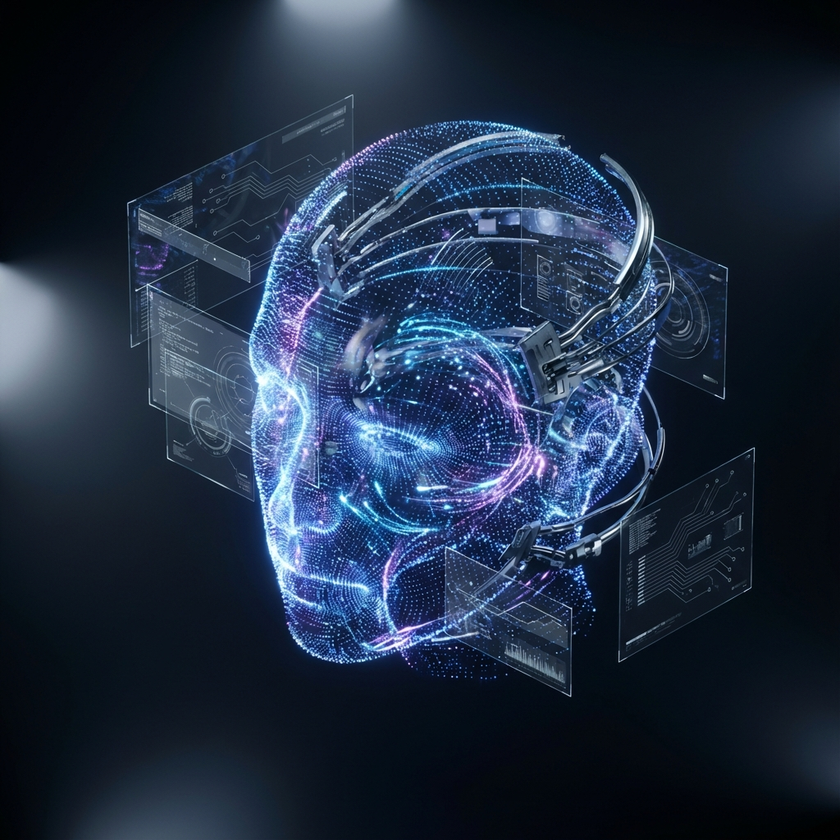
#> input picture frontend/src/assets/face_ai_hero.png, 840 x 840 px, shrunk from 1024 x 1024 before the run
$ python -i image_quality.py   (imports and definitions only)   (older library calls are emulated)
#> lines starting #> are read from the running program, lines starting #| are printed output that depends on the picture
"""
Image Quality Validation Module

Validates vehicle images for clarity and proper lighting before YOLO processing.
Prevents users from submitting blurry or poorly lit images.
"""
import cv2
import numpy as np
import logging

logger = logging.getLogger(__name__)


def check_blur(image: np.ndarray, threshold: float = 50.0) -> dict:
    """
    Detect if image is too blurry using Laplacian variance.

    Args:
        image: BGR image as numpy array
        threshold: Minimum variance threshold (default: 100)

    Returns:
        dict with 'is_blurry', 'variance', and 'message'
    """
    try:
        # Convert to grayscale
        gray = cv2.cvtColor(image, cv2.COLOR_BGR2GRAY)

        # Calculate Laplacian variance
        laplacian = cv2.Laplacian(gray, cv2.CV_64F)
        variance = laplacian.var()

        is_blurry = variance < threshold

        result = {
            'is_blurry': is_blurry,
            'variance': float(variance),
            'message': f"Image too blurry (score: {variance:.1f}). Please hold steady." if is_blurry else "Image clarity OK"
        }

        logger.info(f"Blur check: variance={variance:.2f}, threshold={threshold}, blurry={is_blurry}")
        return result

    except Exception as e:
        logger.error(f"Blur detection error: {e}")
        return {
            'is_blurry': False,
            'variance': 0,
            'message': 'Blur check skipped due to error'
        }


def check_brightness(image: np.ndarray, dark_threshold: int = 50, bright_threshold: int = 200) -> dict:
    """
    Detect if image is too dark or too bright.

    Args:
        image: BGR image as numpy array
        dark_threshold: Minimum mean brightness (default: 50)
        bright_threshold: Maximum mean brightness (default: 200)

    Returns:
        dict with 'is_dark', 'is_bright', 'mean_brightness', and 'message'
    """
    try:
        # Convert to grayscale
        gray = cv2.cvtColor(image, cv2.COLOR_BGR2GRAY)

        # Calculate mean brightness
        mean_brightness = gray.mean()

        is_dark = mean_brightness < dark_threshold
        is_bright = mean_brightness > bright_threshold

        if is_dark:
            message = f"Image too dark (brightness: {mean_brightness:.1f}). Please improve lighting."
        elif is_bright:
            message = f"Image too bright (brightness: {mean_brightness:.1f}). Reduce lighting."
        else:
            message = "Image brightness OK"

        result = {
            'is_dark': is_dark,
            'is_bright': is_bright,
            'mean_brightness': float(mean_brightness),
            'message': message
        }

        logger.info(f"Brightness check: mean={mean_brightness:.2f}, dark_threshold={dark_threshold}, bright_threshold={bright_threshold}")
        return result

    except Exception as e:
        logger.error(f"Brightness detection error: {e}")
        return {
            'is_dark': False,
            'is_bright': False,
            'mean_brightness': 0,
            'message': 'Brightness check skipped due to error'
        }


def validate_image_quality(image: np.ndarray,
                          blur_threshold: float = 50.0,
                          dark_threshold: int = 50,
                          bright_threshold: int = 200) -> dict:
    """
    Comprehensive image quality validation.

    Args:
        image: BGR image as numpy array
        blur_threshold: Minimum Laplacian variance
        dark_threshold: Minimum mean brightness
        bright_threshold: Maximum mean brightness

    Returns:
        dict with 'passed', 'errors', 'warnings', and detailed metrics
    """
    try:
        blur_result = check_blur(image, blur_threshold)
        brightness_result = check_brightness(image, dark_threshold, bright_threshold)

        errors = []
        warnings = []

        # Critical failures (block upload)
        if blur_result['is_blurry']:
            errors.append(blur_result['message'])

        if brightness_result['is_dark']:
            errors.append(brightness_result['message'])

        if brightness_result['is_bright']:
            errors.append(brightness_result['message'])

        passed = len(errors) == 0

        result = {
            'passed': passed,
            'errors': errors,
            'warnings': warnings,
            'blur': blur_result,
            'brightness': brightness_result,
            'summary': "Image quality OK" if passed else " | ".join(errors)
        }

        logger.info(f"Image quality validation: passed={passed}, errors={len(errors)}")
        return result

    except Exception as e:
        logger.error(f"Image quality validation error: {e}")
        return {
            'passed': True,  # Fail open to avoid blocking users on errors
            'errors': [],
            'warnings': [f'Quality check error: {str(e)}'],
            'summary': 'Quality check unavailable'
        }

>>> import cv2
>>> picture = cv2.imread('../../frontend/src/assets/face_ai_hero.png')
#> picture is the input picture: shape (840, 840, 3); mean B, G, R 66.3, 45.7, 31.7
>>> result = validate_image_quality(picture)
#> in check_blur, `gray = cv2.cvtColor(image, cv2.COLOR_BGR2GRAY)`:
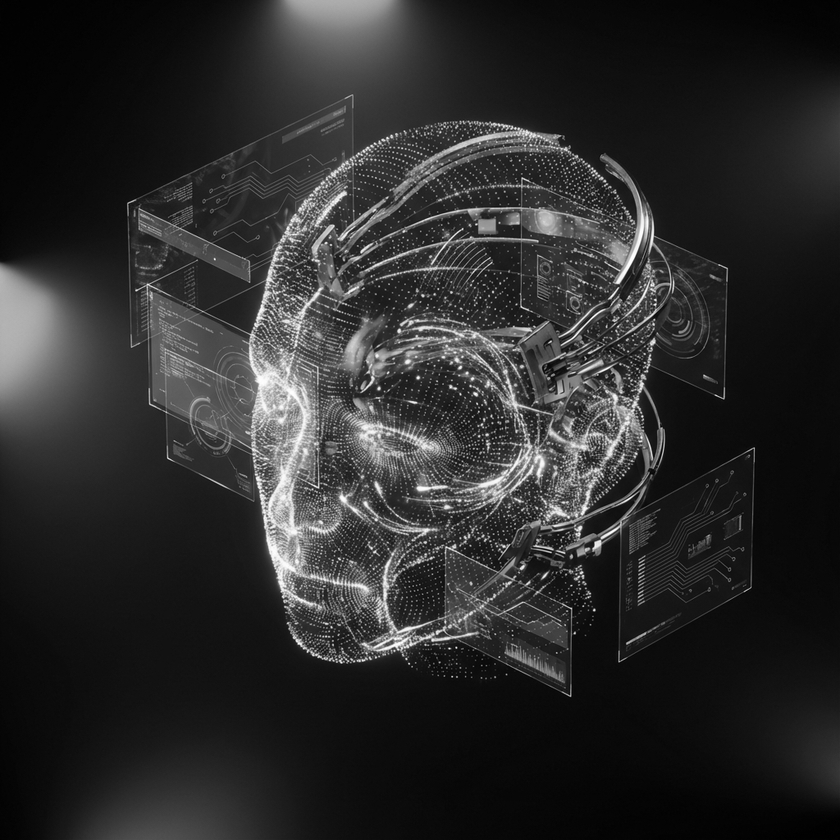
#> gray: shape (840, 840); min 0, max 255, mean 43.8
#> in check_blur, `laplacian = cv2.Laplacian(gray, cv2.CV_64F)`:
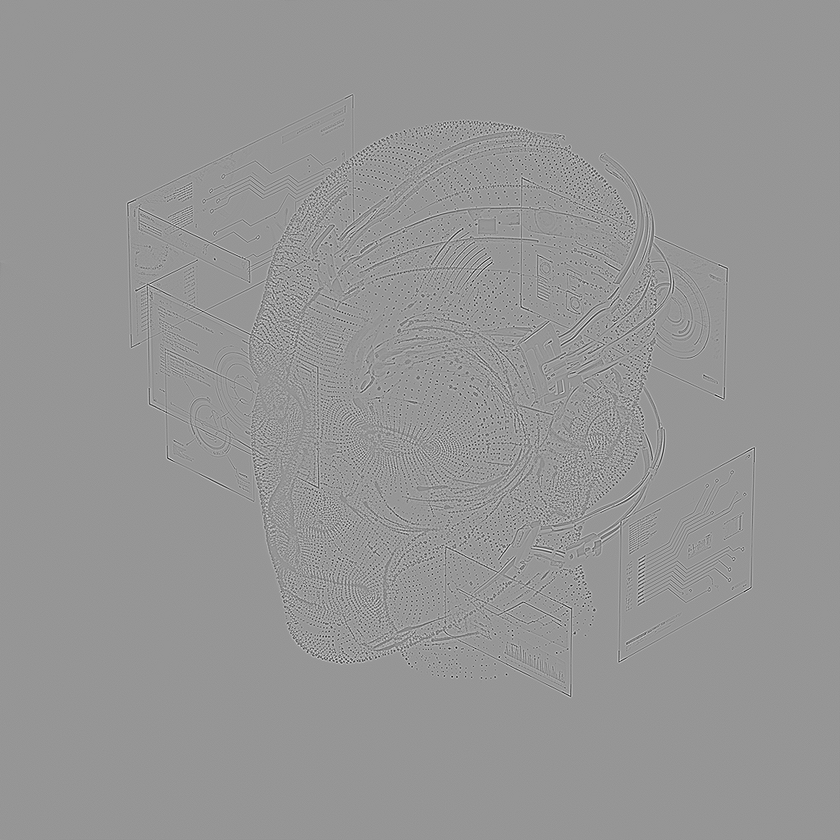
#> laplacian: shape (840, 840) float64; min -500, max 349, mean 0; drawn with min black and max white
#> in check_blur, `variance = laplacian.var()`: variance = 1758.6
#> in check_blur, `is_blurry = variance < threshold`: is_blurry = False
#> in check_blur, `result = { 'is_blurry': is_blurry, 'variance': float(variance), 'messa..`: result = {'is_blurry': False, 'variance': 1758.6, 'message': 'Image clarity OK'}
#> in validate_image_quality, `blur_result = check_blur(image, blur_threshold)`: blur_result has the same summary as result in check_blur
#> in check_brightness, `mean_brightness = gray.mean()`: mean_brightness = 43.82
#> in check_brightness, `is_dark = mean_brightness < dark_threshold`: is_dark = True
#> in check_brightness, `is_bright = mean_brightness > bright_threshold`: is_bright = False
#> in validate_image_quality, `brightness_result = check_brightness(image, dark_threshold, bright_thr..`: brightness_result = 4 items
#> in validate_image_quality, `passed = len(errors) == 0`: passed = False
#> result = 6 items

$ run again, on frontend/src/assets/humanoid_face.png
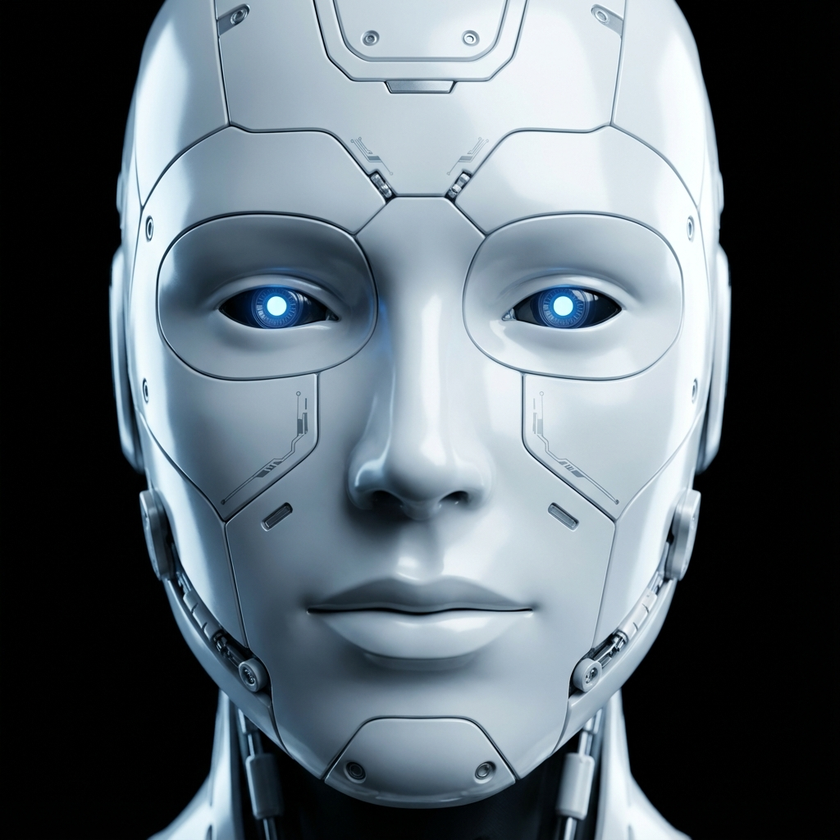
#> input picture frontend/src/assets/humanoid_face.png, 840 x 840 px, shrunk from 1024 x 1024 before the run
#> picture is the input picture: shape (840, 840, 3); mean B, G, R 114, 106.3, 95.3
#> in check_blur, `gray = cv2.cvtColor(image, cv2.COLOR_BGR2GRAY)`:
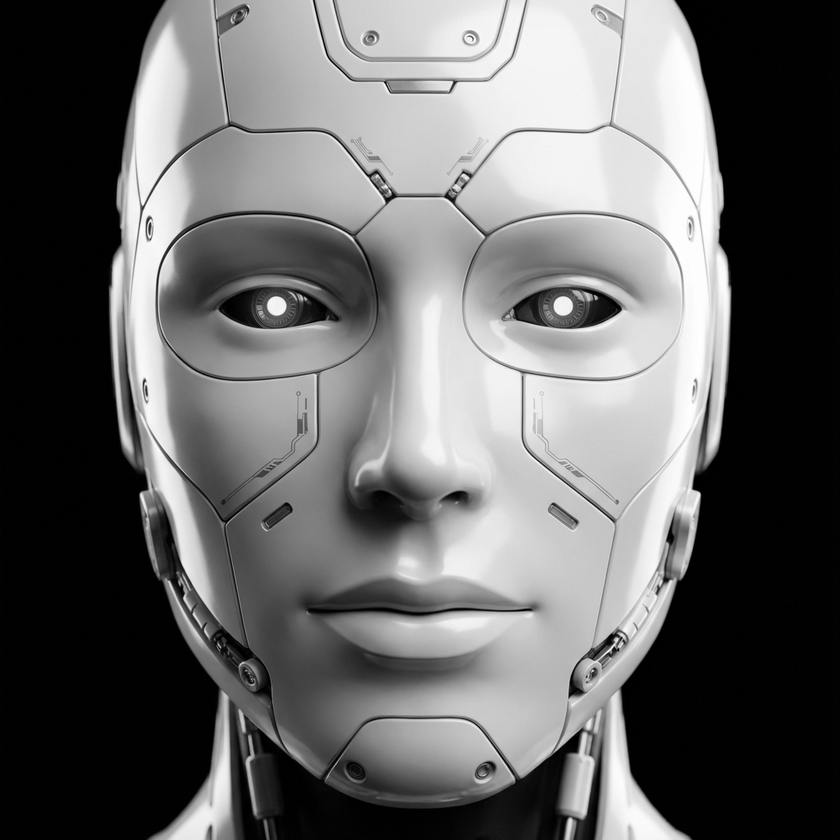
#> gray: shape (840, 840); min 0, max 255, mean 103.9
#> in check_blur, `laplacian = cv2.Laplacian(gray, cv2.CV_64F)`:
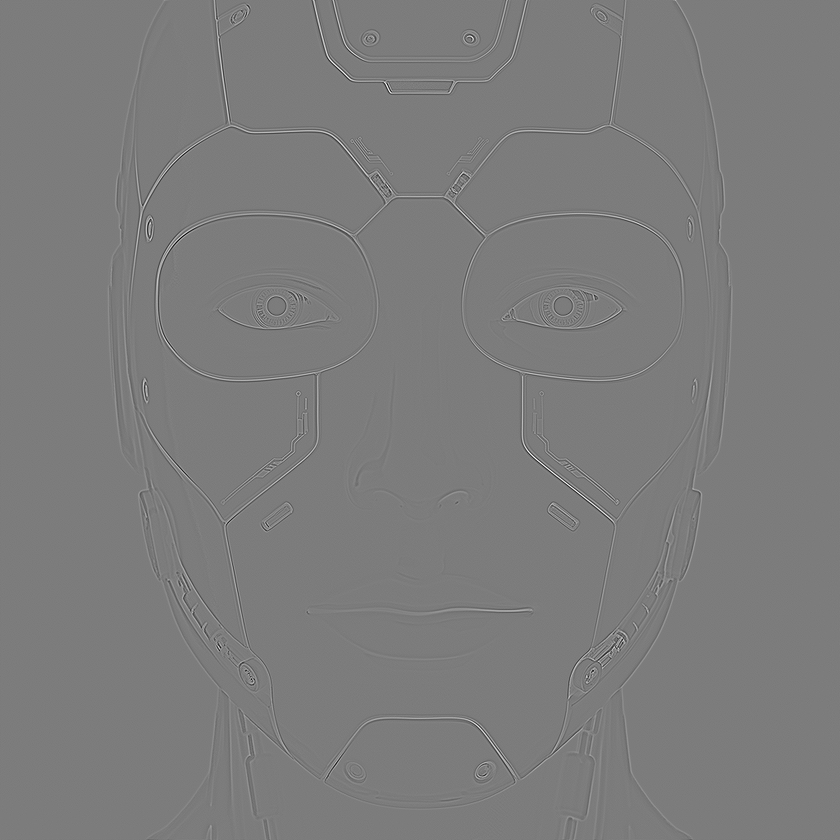
#> laplacian: shape (840, 840) float64; min -381, max 399, mean 0; drawn with min black and max white
#> variance = 426.7
#> is_blurry = False
#> in check_blur, `result = { 'is_blurry': is_blurry, 'variance': float(variance), 'messa..`: result = {'is_blurry': False, 'variance': 426.7, 'message': 'Image clarity OK'}
#> blur_result has the same summary as result in check_blur
#> mean_brightness = 103.9
#> is_dark = False
#> in check_brightness, `result = { 'is_dark': is_dark, 'is_bright': is_bright, 'mean_brightnes..`: result = {'is_dark': False, 'is_bright': False, 'mean_brightness': 103.9, 'message': 'Image brightness OK'}
#> brightness_result has the same summary as result in check_brightness
#> `result = validate_image_quality(picture)`: result = 6 items
